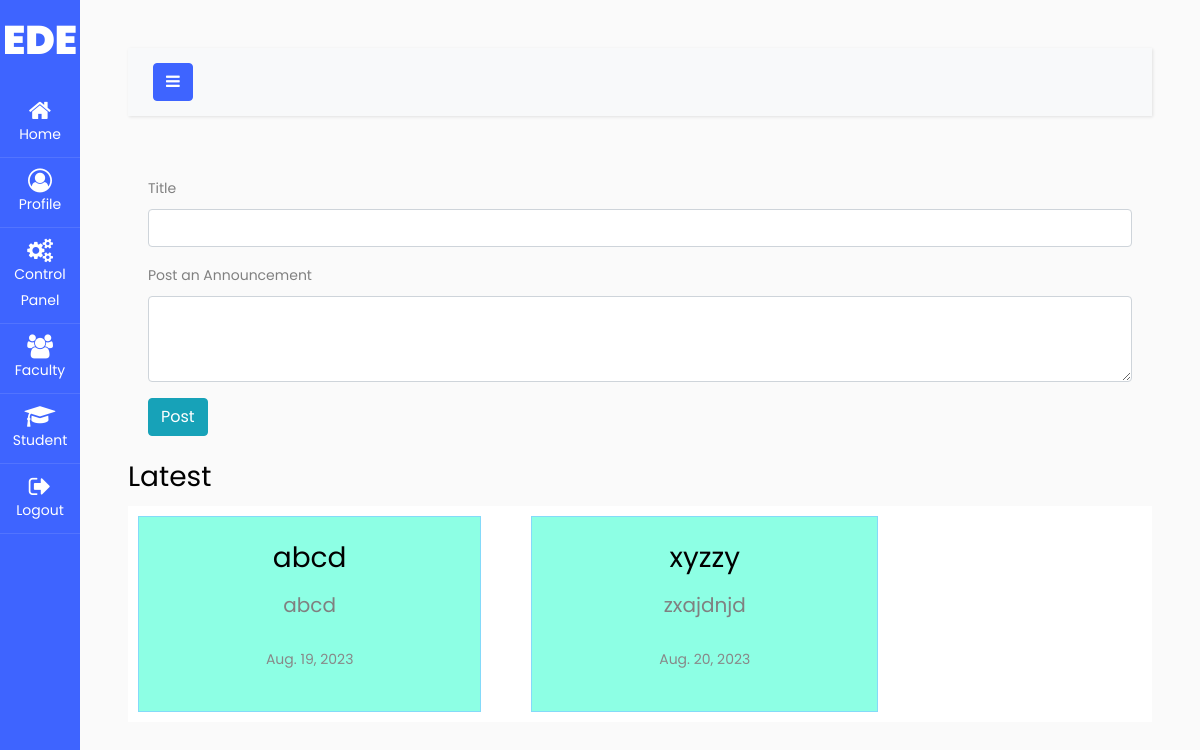
The app's page /home/ (signed in), older data.
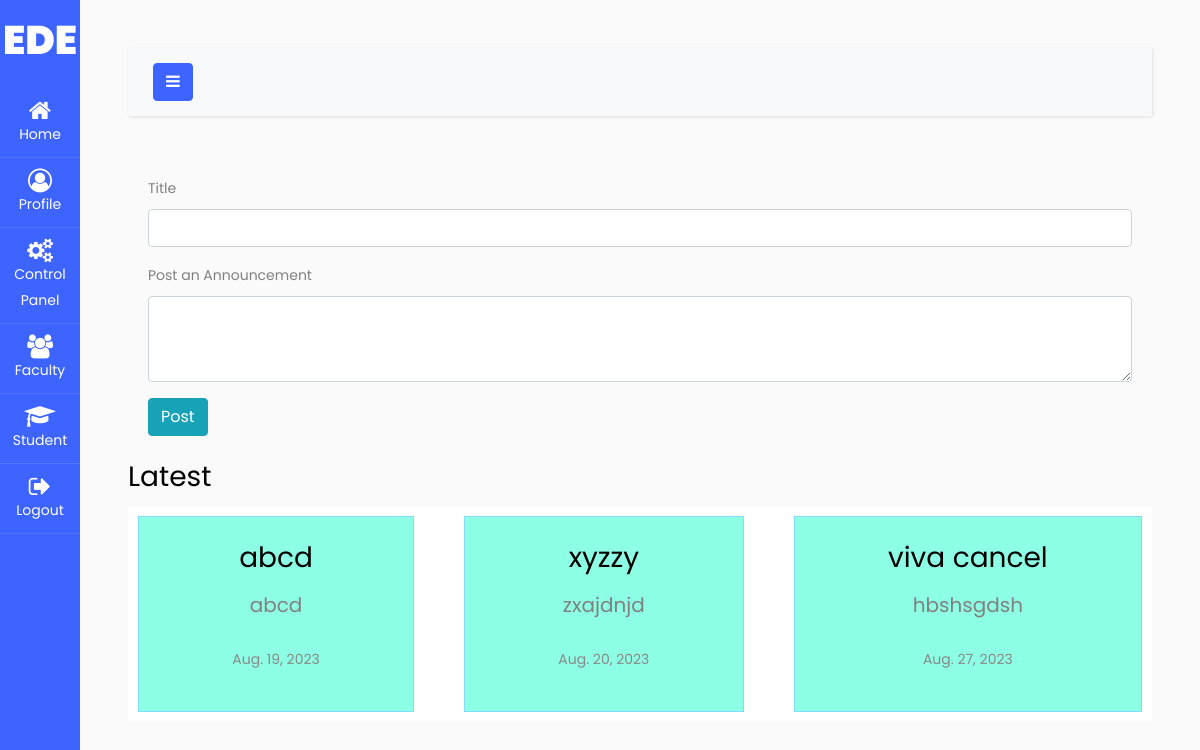
The same page, newer data.
### orgAdmin/models.py (models this page shows, shortened)
class Announcement(models.Model):
    announcement_id = models.AutoField(primary_key=True, unique=True)
    posted_by = models.ForeignKey(User, on_delete=models.CASCADE)
    org = models.ForeignKey(ORG, on_delete=models.CASCADE)
    title = models.CharField(max_length=100)
    body = models.TextField()
    date = models.DateField(default=datetime.date.today)
    time = models.TimeField(default=datetime.datetime.now().time())

### orgAdmin/views.py (the view, shortened to what this page needs)
# urls.py: path("home/", views.announcements, name="announcements"),
@login_required(login_url='login')
def announcements(request):
    obj = ORG.objects.get(user=request.user)
    announcements = Announcement.objects.filter(org=ORG.objects.get(user=request.user))
    return render(
        request, "./orgAdmin/home.html", {"announcements": announcements, "obj": obj}
    )

### templates/orgAdmin/home.html (shortened to what this page needs)
{% extends "orgAdmin/navbar.html" %}
{% block content %}
<div class="announce">
    <form id="myForm" method="post">
        <div class="form-group">
            <label for="exampleFormControlInput1">Title</label>
            <input type="text" class="form-control" id="exampleFormControlInput1" name="title">
        </div>
        <div class="form-group">
            <label for="exampleFormControlTextarea1">Post an Announcement </label>
            <textarea class="form-control" id="exampleFormControlTextarea1" rows="3" name="text"></textarea>
        </div>
        <button class="btn btn-info">Post</button>
    </form>
</div>
<h3>Latest</h3>
<div class="grid-container">
    {% for a in announcements %}
    <div class="grid-item">
        <h3>{{a.title}}</h3>
        <p>{{a.body}}</p>
        <p><span>{{a.date}}</span></p>
    </div>
    {% endfor %}
</div>
{% endblock %}

Row changes from the older to the newer data that the page shows:
added Announcement: title "viva cancel", body "hbshsgdsh", date "Aug. 27, 2023"
